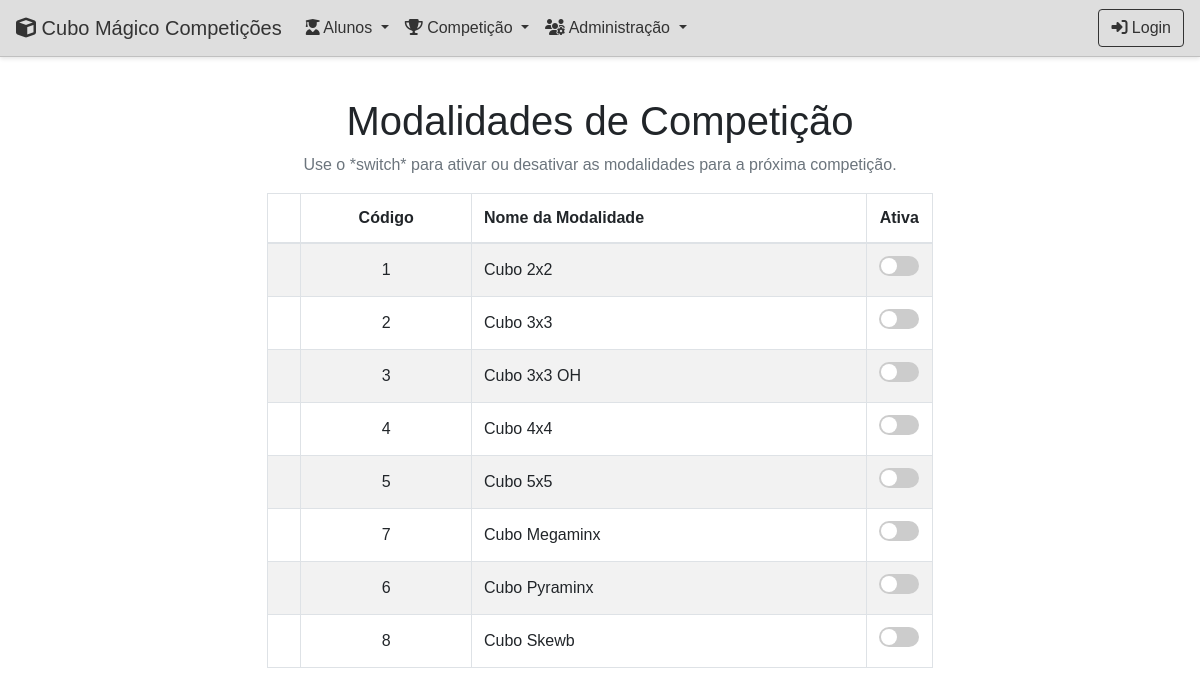
/lista_modalidades.php (signed in), run on the app's committed database.
### tables this page shows
CREATE TABLE `modalidades` (
    `id` int(11) NOT NULL AUTO_INCREMENT,
    `nome` varchar(100),
    `ativa` TINYINT(1) NOT NULL,
    PRIMARY KEY (`id`),
    UNIQUE KEY `nome` (`nome`)
);

### public/lista_modalidades.php (the view, shortened to what this page needs)
<?php
include '../includes/db_connection.php';
function get_modalidade_icon_suffix($modalidade_nome) {
    switch ($modalidade_nome) {
        case 'Cubo 3x3': return 'event-333';
        case 'Cubo 2x2': return 'event-222';
        case 'Cubo 3x3 OH': return 'event-333oh';
        case 'Cubo 4x4': return 'event-444';
        case 'Cubo 5x5': return 'event-555';
        case 'Cubo Megaminx': return 'event-minx';
        case 'Cubo Pyraminx': return 'event-pyram';
        case 'Cubo Skewb': return 'event-skewb';
    }
}
include '../includes/layout_top.php';
include '../includes/header.php';
$sql = "SELECT id, nome, ativa FROM modalidades ORDER BY nome";
$result = $pdo->query($sql);
?>
<main class="container mt-4">
    <div class="d-flex justify-content-center">
        <div class="align-items-center text-center mt-3" style="width: 60%;">
            <div class="titulo-container">
                <h1>Modalidades de Competição</h1>
                <p class="text-muted">Use o *switch* para ativar ou desativar as modalidades para a próxima competição.</p>
            </div>
            <table class="table table-hover table-wca table-bordered border border-black rounded table-striped">
                <thead>
                    <tr>
                        <th scope="col" style="width: 5%;"></th>
                        <th scope="col">Código</th>
                        <th scope="col" style="text-align: left;">Nome da Modalidade</th>
                        <th scope="col" style="width: 10%;">Ativa</th>
                    </tr>
                </thead>
                <tbody>
                    <?php
                        while ($mod_data = $result->fetch(PDO::FETCH_ASSOC)) {
                            $id_modalidade = $mod_data['id'];
                            $nome_modalidade = $mod_data['nome'];
                            $icon_class_suffix = get_modalidade_icon_suffix($nome_modalidade);
                            $icon_html = $icon_class_suffix ? "<i class='cubing-icon $icon_class_suffix'></i>" : '';
                            echo "<tr>";
                            echo "<td style='vertical-align: middle;'>{$icon_html}</td>";
                            echo "<td style='vertical-align: middle;'>".htmlspecialchars($id_modalidade)."</td>";
                            echo "<td style='text-align: left; vertical-align: middle;'>".htmlspecialchars($nome_modalidade)."</td>";
                            echo "<td style='vertical-align: middle;'>";
                            echo "<label class='switch' title='Clique para alterar o status'>";
                            echo "<span class='slider round'></span>";
                            echo "</label>";
                            echo "</td>";
                            echo "</tr>";
                        }
                    ?>
                </tbody>
            </table>
        </div>
    </div>
</main>
<?php include '../includes/layout_bottom.php'; ?>

### includes/layout_top.php (shortened to what this page needs)
<!DOCTYPE html>
<html lang="pt-BR">
<head>
    <link rel="stylesheet" href="https://stackpath.bootstrapcdn.com/bootstrap/4.5.2/css/bootstrap.min.css">
    <link rel="stylesheet" href="https://cdnjs.cloudflare.com/ajax/libs/font-awesome/6.5.1/css/all.min.css">
    <link rel="stylesheet" type="text/css" href="https://cdn.datatables.net/1.10.24/css/jquery.dataTables.min.css">
    <link rel="stylesheet" href="../assets/css/style.css?v=<?php echo time(); ?>">
    <link rel="stylesheet" href="https://cdn.cubing.net/v0/css/@cubing/icons/css">
</head>
<body>

### includes/header.php (shortened to what this page needs)
<?php
$usuario_logado = isset($_SESSION['usuario']) && !empty($_SESSION['usuario']);
?>
<nav class="navbar navbar-expand-lg navbar-wca" style="background-color: #DEDEDE !important; border-bottom: 1px solid #c0c0c0;">
    <a class="navbar-brand" href="../public/index.php">
        <i class="fa-solid fa-cube me-2"></i> Cubo Mágico Competições
    </a>
    <div class="collapse navbar-collapse" id="navbarNav">
        <ul class="navbar-nav mr-auto">
            <li class="nav-item dropdown">
                <a class="nav-link dropdown-toggle" href="#" id="alunosDropdown" role="button" data-toggle="dropdown"
                   aria-haspopup="true" aria-expanded="false">
                   <i class="fa-solid fa-user-graduate"></i> Alunos
                </a>
            </li>
            <li class="nav-item dropdown">
                <a class="nav-link dropdown-toggle" href="#" id="competicaoDropdown" role="button" data-toggle="dropdown"
                   aria-haspopup="true" aria-expanded="false">
                   <i class="fa-solid fa-trophy"></i> Competição
                </a>
            </li>
            <li class="nav-item dropdown">
                <a class="nav-link dropdown-toggle" href="#" id="administracaoDropdown" role="button" data-toggle="dropdown"
                   aria-haspopup="true" aria-expanded="false">
                   <i class="fa-solid fa-users-gear"></i> Administração
                </a>
            </li>
        </ul>
    </div>
    <div class="d-flex">
        <?php if ($usuario_logado): ?>
            <span class="navbar-text text-dark mr-3 d-none d-lg-block">
                Bem-vindo <b><?php echo obterNomeDoBancoDeDados($_SESSION['usuario']); ?></b>
            </span>
            <form class="form-inline" method="post" action="logout.php">
                <button class="btn btn-outline-dark my-2 my-sm-0" type="submit">
                   <i class="fa-solid fa-right-from-bracket"></i> Sair
                </button>
            </form>
        <?php else: ?>
            <a class="btn btn-outline-dark my-2 my-sm-0" href="login.php">
                <i class="fa-solid fa-sign-in-alt"></i> Login
            </a>
        <?php endif; ?>
    </div>
</nav>

### assets/css/style.css (style rules this page uses)
:root { --wca-blue: #003366; --wca-light-gray: #e9ecef; --wca-dark-gray: #333333; }
body { background-color: #ffffff; font-family: Arial, sans-serif; }
.navbar-wca { background-color: var(--wca-light-gray) !important; box-shadow: 0 2px 4px rgba(0, 0, 0, 0.1); }
.navbar-wca a, .navbar-wca a i { color: var(--wca-dark-gray) !important; }
.navbar-wca .btn-outline-dark { color: var(--wca-dark-gray); border-color: var(--wca-dark-gray); }

### public/lista_modalidades.php (style rules this page uses)
.switch { position: relative; display: inline-block; width: 40px; height: 20px; }
.slider { position: absolute; cursor: pointer; top: 0; left: 0; right: 0; bottom: 0; background-color: #ccc; -webkit-transition: .4s; transition: .4s; border-radius: 20px; }
.slider:before { position: absolute; content: ""; height: 16px; width: 16px; left: 2px; bottom: 2px; background-color: white; -webkit-transition: .4s; transition: .4s; border-radius: 50%; }

### data on the page
modalidades: id "1", nome "Cubo 2x2"
modalidades: id "2", nome "Cubo 3x3"
modalidades: id "3", nome "Cubo 3x3 OH"
modalidades: id "4", nome "Cubo 4x4"
modalidades: id "5", nome "Cubo 5x5"
modalidades: id "7", nome "Cubo Megaminx"
modalidades: id "6", nome "Cubo Pyraminx"
modalidades: id "8", nome "Cubo Skewb"
